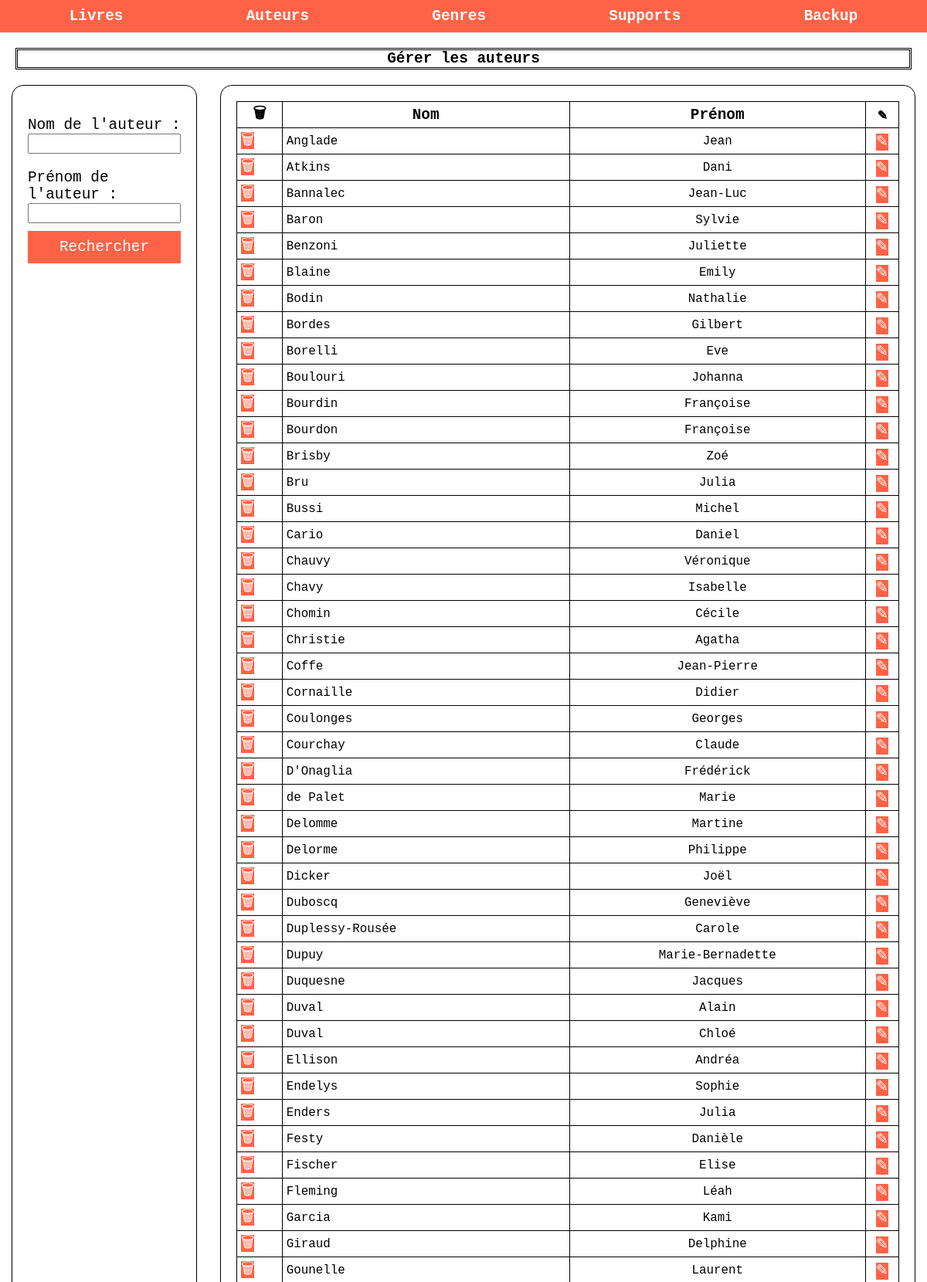
Page /?section=auteur&action=voir (upper part) on the committed database.
### tables this page shows
CREATE TABLE `auteur` (
  `auteur_id` int(11) NOT NULL,
  `nom` varchar(80) NOT NULL,
  `prenom` varchar(80) NOT NULL
);

### controllers/auteur/voir.php (called while the page is built, shortened)
<?php
$db = connexion();
if(isset($_POST["nom"], $_POST["prenom"])){
    $nom = "%".trim($_POST["nom"])."%";
    $prenom = "%".trim($_POST["prenom"])."%";
    $db = connexion();
    if(strlen($nom) > 0 && strlen($prenom)> 0){
        $requete= "select auteur_id, nom, prenom from auteur  where nom LIKE :nom AND prenom LIKE :prenom";
        $stmt = $db->prepare($requete);
        $stmt->execute(
            array(
            ':nom' => $nom,
            ':prenom' => $prenom
            )
        );
    }
    else {
        if(strlen($nom) == 0){
            $requete= "select auteur_id, nom, prenom from auteur  where prenom LIKE :prenom";
            $stmt = $db->prepare($requete);
            $stmt->execute(
                array(
                ':prenom' => $prenom
                )
            );
        }
        else {
            $requete= "select auteur_id, nom, prenom from auteur  where nom LIKE :nom";
            $stmt = $db->prepare($requete);
            $stmt->execute(
                array(
                ':nom' => $nom
                )
            );
        }
    }
    $auteurs = $stmt->fetchAll();
}
else {
    $requete= "select auteur_id,nom, prenom from auteur";
    $stmt = $db->prepare($requete);
    $stmt->execute(
        array(
        )
    );
    $auteurs = $stmt->fetchAll();
}
include("views/auteur/voir.php");
?>

### index.php (called while the page is built, shortened)
<?php
    include("views/html/header.php");
    include("views/html/menu.php");
    include("controllers/router.php");
    include("views/html/footer.php");
?>

### views/auteur/voir.php (the view, shortened to what this page needs)
<h2>Gérer les auteurs</h2>
<div class="flex row sa">
    <div id="gauche">
        <form action="#" method="post">
            <div class="flex col">
                <div class="flex col">
                    <label for="nom">Nom de l'auteur : </label>
                    <input type="text" name="nom" id="nom">
                </div>
                <div class="flex col">
                    <label for="prenom">Prénom de l'auteur : </label>
                    <input type="text" name="prenom" id="prenom">
                </div>
                <input type="submit" value="Rechercher" id="btn_search">
            </div>
        </form>
    </div>
    <div id="droite">
        <table>
            <thead>
            <tr>
                <th>🗑</th>
                <th>Nom</th>
                <th>Prénom</th>
                <th>✎</th>
            </tr>
            </thead>
            <tbody>
            <?php
            if(count($auteurs) > 0){
                foreach($auteurs as $auteur){
                    echo "<tr>";
                    echo "<td><a class='btn' href='?section=auteur&action=supprimer&id=".$auteur["auteur_id"]."'>🗑</a>";
                    echo "<td>" . $auteur["nom"] . "</td>";
                    echo "<td>" . $auteur["prenom"] . "</td>";
                    echo "<td><a class='btn' href='?section=auteur&action=modifier&id=".$auteur["auteur_id"]."'>✎</a>";
                    echo "</tr>";
                }
            }
            else {
                if(strlen($message) == 0){
                    $message = "Il n'y a pas de auteurs";
                }
            }
            ?>
             </tbody>
        </table>
    </div>
    </div>

### public/css/style.css (style rules this page uses)
* { margin:0; padding:0; box-sizing: border-box; font-family: monospace; font-size: 1.1rem }
table, td, th { border: 1px solid black; }
td { font-size: 0.9rem; }
td, th { text-align: center; }
td:nth-of-type(2), td:first-of-type { text-align: left; padding-left: 5px; }
table { border-collapse: collapse; width: 100%; }
.flex { display: flex; }
.row { flex-direction: row; }
.col { flex-direction: column; }
.sa { justify-content: space-around; }
#gauche, #droite { border: 1px solid black; border-radius: 15px; padding: 20px; }
#gauche { width: 20%; }
#droite { width: 75%; }
h1,h2 { text-align: center; margin: 20px; border : 3px black double; }
form div { margin : 10px 0; }
form input[type=submit], input[type=button] { width: 100%; background-color: tomato; border:none; padding : 10px; color : white; }
.btn { width: 100%; background-color: tomato; border:none; text-decoration: none; color : white; }

### rows in the picture
auteur: nom "Anglade", prenom "Jean"
auteur: nom "Atkins", prenom "Dani"
auteur: nom "Bannalec", prenom "Jean-Luc"
auteur: nom "Baron", prenom "Sylvie"
auteur: nom "Benzoni", prenom "Juliette"
auteur: nom "Blaine", prenom "Emily"
auteur: nom "Bodin", prenom "Nathalie"
auteur: nom "Bordes", prenom "Gilbert"
auteur: nom "Borelli", prenom "Eve"
auteur: nom "Boulouri", prenom "Johanna"
auteur: nom "Bourdin", prenom "Françoise"
auteur: nom "Bourdon", prenom "Françoise"
auteur: nom "Brisby", prenom "Zoé"
auteur: nom "Bru", prenom "Julia"
auteur: nom "Bussi", prenom "Michel"
auteur: nom "Cario", prenom "Daniel"
auteur: nom "Chauvy", prenom "Véronique"
auteur: nom "Chavy", prenom "Isabelle"
auteur: nom "Chomin", prenom "Cécile"
auteur: nom "Christie", prenom "Agatha"
auteur: nom "Coffe", prenom "Jean-Pierre"
auteur: nom "Cornaille", prenom "Didier"
auteur: nom "Coulonges", prenom "Georges"
auteur: nom "Courchay", prenom "Claude"
auteur: nom "D'Onaglia", prenom "Frédérick"
auteur: nom "de Palet", prenom "Marie"
auteur: nom "Delomme", prenom "Martine"
auteur: nom "Delorme", prenom "Philippe"
auteur: nom "Dicker", prenom "Joël"
auteur: nom "Duboscq", prenom "Geneviève"
auteur: nom "Duplessy-Rousée", prenom "Carole"
auteur: nom "Dupuy", prenom "Marie-Bernadette"
auteur: nom "Duquesne", prenom "Jacques"
auteur: nom "Duval", prenom "Alain"
auteur: nom "Duval", prenom "Chloé"
auteur: nom "Ellison", prenom "Andréa"
auteur: nom "Endelys", prenom "Sophie"
auteur: nom "Enders", prenom "Julia"
auteur: nom "Festy", prenom "Danièle"
auteur: nom "Fischer", prenom "Elise"
auteur: nom "Fleming", prenom "Léah"
auteur: nom "Garcia", prenom "Kami"
auteur: nom "Giraud", prenom "Delphine"
auteur: nom "Gounelle", prenom "Laurent"
